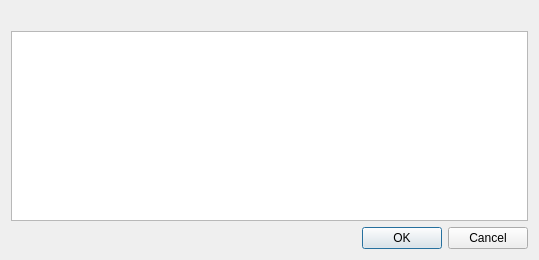
<?xml version="1.0" encoding="UTF-8"?>
<ui version="4.0">
 <class>SetProjectDefinitionDialog</class>
 <widget class="QDialog" name="SetProjectDefinitionDialog">
  <property name="windowModality">
   <enum>Qt::ApplicationModal</enum>
  </property>
  <property name="geometry">
   <rect>
    <x>0</x>
    <y>0</y>
    <width>539</width>
    <height>260</height>
   </rect>
  </property>
  <property name="windowTitle">
   <string>Field transformation</string>
  </property>
  <property name="modal">
   <bool>true</bool>
  </property>
  <layout class="QVBoxLayout" name="verticalLayout">
   <item>
    <widget class="QLabel" name="layer_name">
     <property name="text">
      <string/>
     </property>
     <property name="alignment">
      <set>Qt::AlignLeading|Qt::AlignLeft|Qt::AlignVCenter</set>
     </property>
    </widget>
   </item>
   <item>
    <widget class="QTextEdit" name="project_definition_te"/>
   </item>
   <item>
    <widget class="QDialogButtonBox" name="buttonBox">
     <property name="orientation">
      <enum>Qt::Horizontal</enum>
     </property>
     <property name="standardButtons">
      <set>QDialogButtonBox::Cancel|QDialogButtonBox::Ok</set>
     </property>
    </widget>
   </item>
  </layout>
 </widget>
 <resources/>
 <connections>
  <connection>
   <sender>buttonBox</sender>
   <signal>accepted()</signal>
   <receiver>SetProjectDefinitionDialog</receiver>
   <slot>accept()</slot>
   <hints>
    <hint type="sourcelabel">
     <x>248</x>
     <y>174</y>
    </hint>
    <hint type="destinationlabel">
     <x>157</x>
     <y>205</y>
    </hint>
   </hints>
  </connection>
  <connection>
   <sender>buttonBox</sender>
   <signal>rejected()</signal>
   <receiver>SetProjectDefinitionDialog</receiver>
   <slot>reject()</slot>
   <hints>
    <hint type="sourcelabel">
     <x>316</x>
     <y>180</y>
    </hint>
    <hint type="destinationlabel">
     <x>286</x>
     <y>205</y>
    </hint>
   </hints>
  </connection>
 </connections>
</ui>
